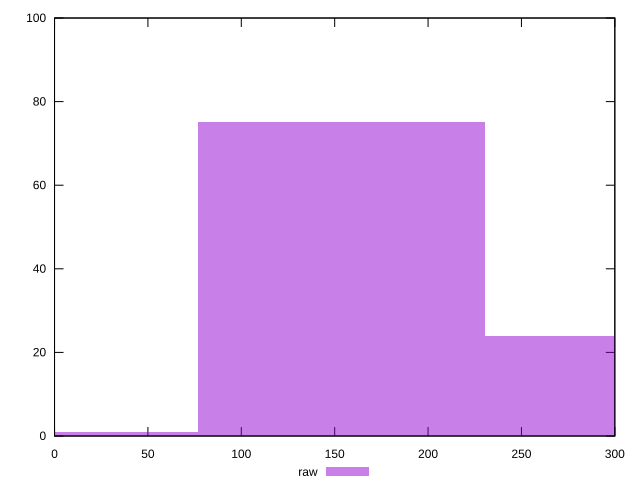

Write the gnuplot code that produced this figure.
reset

$raw <<EOF
0 1
153.7378644947025 75
307.475728989405 24
EOF

set key outside below
set boxwidth 153.7378644947025
set xrange [0:300]
set yrange [0:100]
set trange [0:100]
set style fill transparent solid 0.5 noborder
set terminal svg size 640, 490 enhanced background rgb 'white'
set output "report_0_00242021-02-20T12:25:28.543Z/offscreen-images/samples/pages/raw/histogram.svg"

plot $raw title "raw" with boxes

reset
